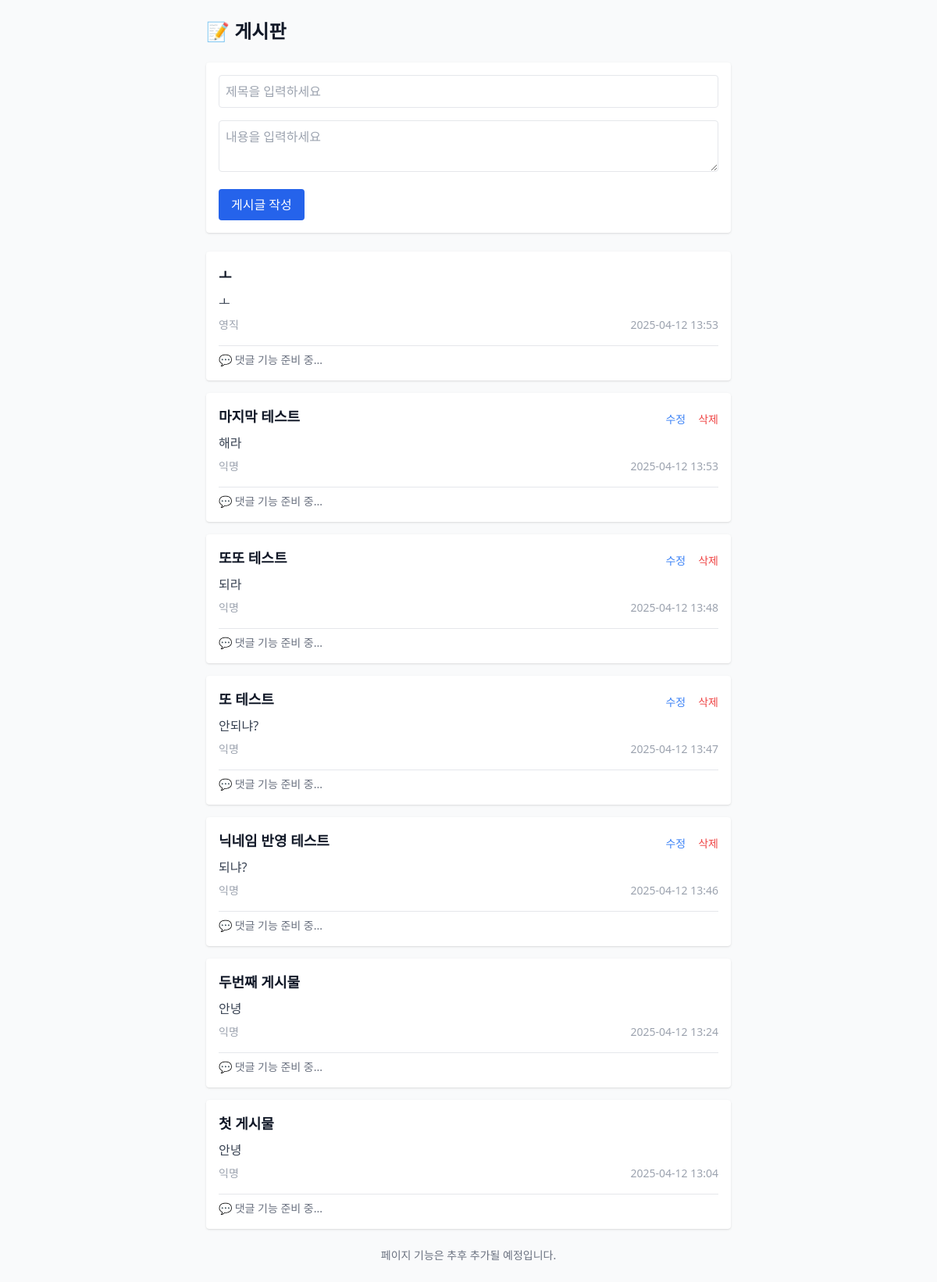
Page /posts on the earlier database version.
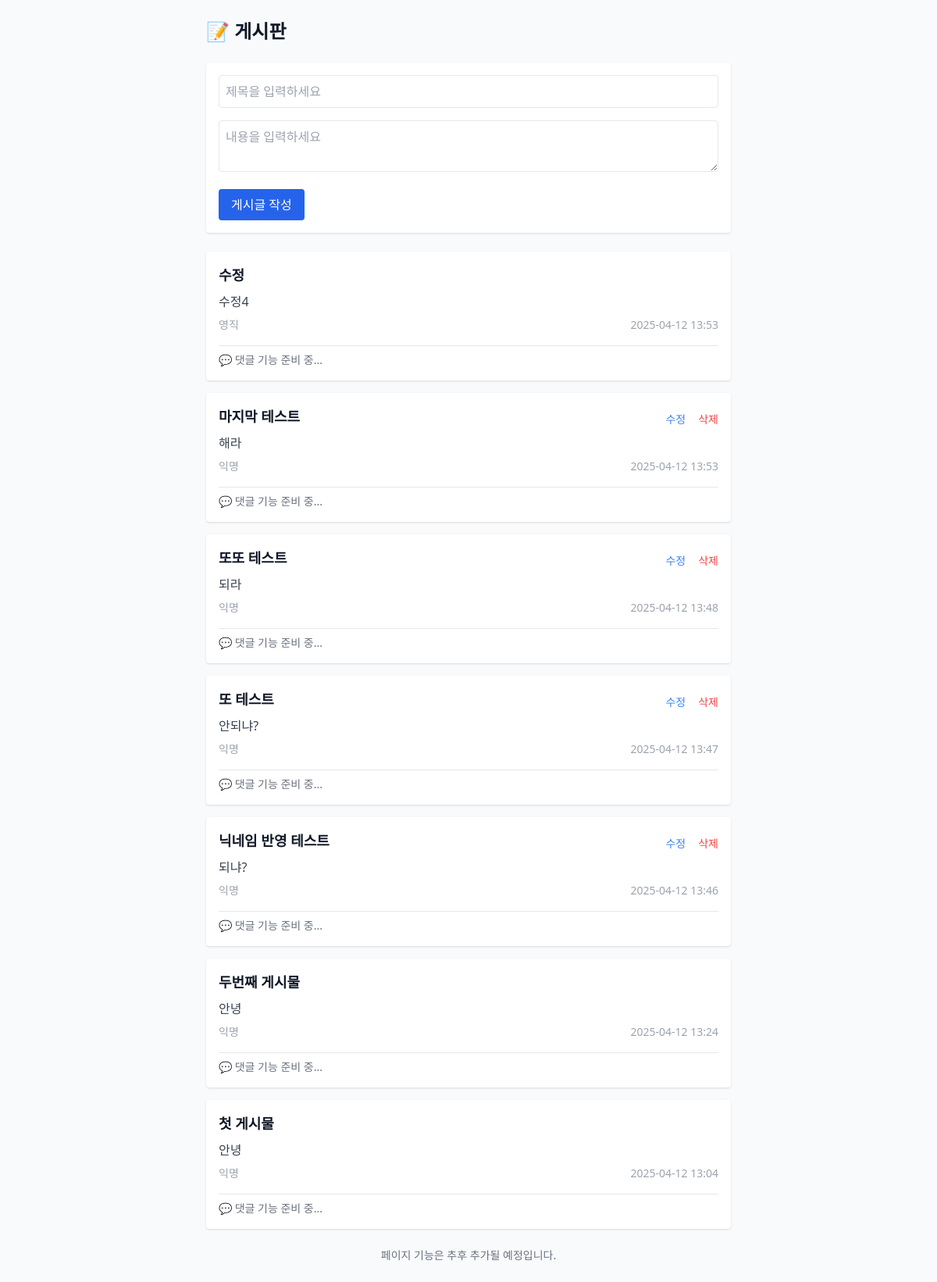
Same page on the later database version.
### app/models.py (models this page shows)
class Post(Base):
    __tablename__ = "posts"
    id = Column(Integer, primary_key=True, index=True)
    title = Column(String(200), nullable=False)
    content = Column(Text, nullable=False)
    created_at = Column(DateTime(timezone=True), server_default=func.now())
    nickname = Column(String, nullable=True)

### app/routers/posts.py (the view)
@router.get("/posts")
def read_posts(request: Request, db: Session = Depends(get_db)):
    posts = db.query(models.Post).order_by(models.Post.created_at.desc()).all()
    nickname = request.session.get("nickname", "익명")
    return templates.TemplateResponse("posts.html", {
        "request": request,
        "posts": posts,
        "session": {"nickname": nickname}  # ✨ 이걸 추가해야 템플릿에서 session.nickname 사용 가능
    })

### app/templates/posts.html
{% extends "base.html" %}
{% block content %}
<h1 class="text-2xl font-bold mb-6">📝 게시판</h1>
<form method="post" class="bg-white shadow rounded p-4 mb-6 space-y-4">
  <input type="text" name="title" placeholder="제목을 입력하세요" required
         class="w-full border rounded p-2">
  <textarea name="content" placeholder="내용을 입력하세요" required
            class="w-full border rounded p-2"></textarea>
  <button type="submit"
          class="bg-blue-600 hover:bg-blue-700 text-white px-4 py-2 rounded">
    게시글 작성
  </button>
</form>
<div class="space-y-4">
  {% for post in posts %}
    <div class="bg-white shadow rounded p-4">
      <div class="flex justify-between items-start">
        <div>
          <h2 class="text-lg font-semibold">{{ post.title }}</h2>
          <p class="text-gray-700 mt-2">{{ post.content }}</p>
        </div>
        {% if session.get("nickname") == post.nickname %}
          <div class="flex items-center gap-4 mt-2 text-sm">
            <a href="/posts/edit/{{ post.id }}" class="text-blue-500 hover:underline">수정</a>
            <form method="post" action="/posts/{{ post.id }}/delete" onsubmit="return confirm('정말 삭제하시겠습니까?');">
              <button type="submit" class="text-red-500 hover:underline">삭제</button>
            </form>
          </div>
        {% endif %}
      </div>
      <div class="text-sm text-gray-400 mt-2 flex justify-between">
        <span>{{ post.nickname or "익명" }}</span>
        <span>{{ post.created_at.strftime('%Y-%m-%d %H:%M') }}</span>
      </div>
      <div class="mt-4 border-t pt-2">
        <p class="text-gray-500 text-sm">💬 댓글 기능 준비 중...</p>
      </div>
    </div>
  {% else %}
    <p class="text-gray-500">아직 게시글이 없습니다.</p>
  {% endfor %}
</div>
<div class="mt-6 text-center text-sm text-gray-500">
  페이지 기능은 추후 추가될 예정입니다.
</div>
{% endblock %}

Differences in the rows shown:
changed Post "영직": title "ㅗ" → "수정"; content "ㅗ" → "수정4"
